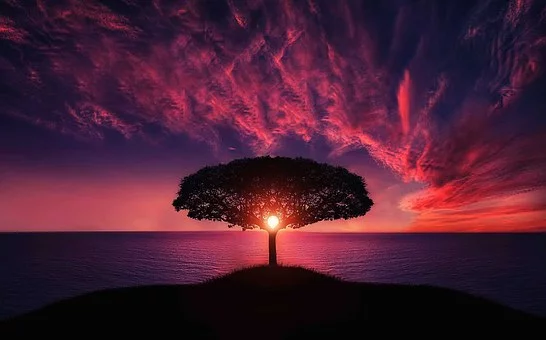
#> input picture image.jpg, 546 x 340 px
$ python rotate.py
#> lines starting #> are read from the running program, lines starting #| are printed output that depends on the picture
import numpy as np
import cv2

pic=cv2.imread('image.jpg')
#> pic is the input picture: shape (340, 546, 3); mean B, G, R 51.3, 30.2, 73.7

rows=pic.shape[1]
#> rows = 546
cols=pic.shape[0]
#> cols = 340
center=(cols/2,rows/2)
#> center = (170, 273)
angle=-90
M=cv2.getRotationMatrix2D(center, angle, 1)
rotation=cv2.warpAffine(pic, M, (cols,rows))
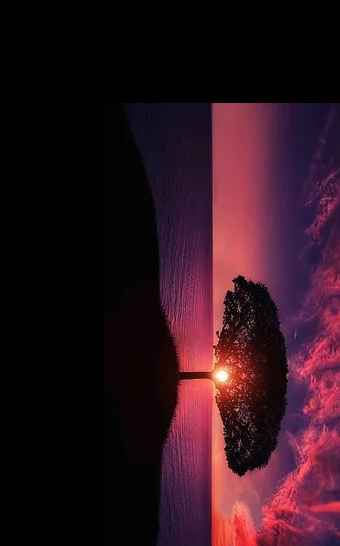
#> rotation: shape (546, 340, 3); mean B, G, R 29, 19.1, 46.1

cv2.imshow('rotate',rotation)

cv2.waitKey(0)
cv2.destroyAllWindows()
